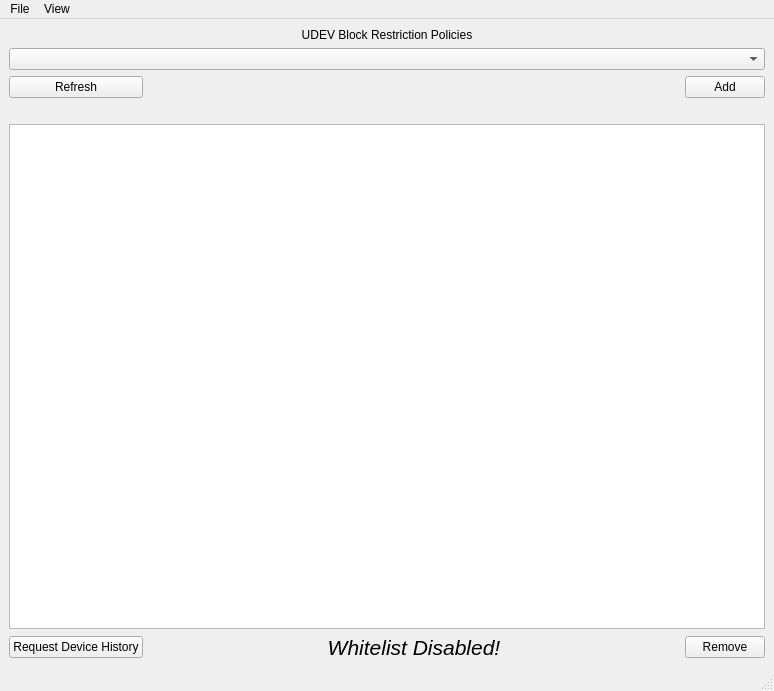
<?xml version="1.0" encoding="UTF-8"?>
<ui version="4.0">
 <class>MainWindow</class>
 <widget class="QMainWindow" name="MainWindow">
  <property name="geometry">
   <rect>
    <x>0</x>
    <y>0</y>
    <width>774</width>
    <height>691</height>
   </rect>
  </property>
  <property name="minimumSize">
   <size>
    <width>774</width>
    <height>691</height>
   </size>
  </property>
  <property name="windowTitle">
   <string>MainWindow</string>
  </property>
  <widget class="QWidget" name="centralwidget">
   <layout class="QGridLayout" name="gridLayout_2">
    <item row="0" column="0">
     <layout class="QGridLayout" name="gridLayout">
      <property name="sizeConstraint">
       <enum>QLayout::SetDefaultConstraint</enum>
      </property>
      <item row="2" column="0" colspan="3">
       <widget class="QComboBox" name="comboBox_AvailableDevices"/>
      </item>
      <item row="5" column="0" colspan="2">
       <spacer name="horizontalSpacer_2">
        <property name="orientation">
         <enum>Qt::Horizontal</enum>
        </property>
        <property name="sizeHint" stdset="0">
         <size>
          <width>40</width>
          <height>20</height>
         </size>
        </property>
       </spacer>
      </item>
      <item row="4" column="0">
       <widget class="QPushButton" name="pushRefresh">
        <property name="text">
         <string>Refresh</string>
        </property>
       </widget>
      </item>
      <item row="4" column="2">
       <widget class="QPushButton" name="pushButton_Add">
        <property name="text">
         <string>Add</string>
        </property>
       </widget>
      </item>
      <item row="4" column="1">
       <spacer name="horizontalSpacer">
        <property name="orientation">
         <enum>Qt::Horizontal</enum>
        </property>
        <property name="sizeHint" stdset="0">
         <size>
          <width>40</width>
          <height>20</height>
         </size>
        </property>
       </spacer>
      </item>
      <item row="6" column="0" colspan="3">
       <widget class="QListWidget" name="listWidget_Whitelist"/>
      </item>
      <item row="7" column="0">
       <widget class="QPushButton" name="button_Request">
        <property name="text">
         <string>Request Device History</string>
        </property>
       </widget>
      </item>
      <item row="7" column="2">
       <widget class="QPushButton" name="pushButton_Remove">
        <property name="text">
         <string>Remove</string>
        </property>
       </widget>
      </item>
      <item row="0" column="0" colspan="3">
       <widget class="QLabel" name="label">
        <property name="text">
         <string>UDEV Block Restriction Policies</string>
        </property>
        <property name="alignment">
         <set>Qt::AlignCenter</set>
        </property>
       </widget>
      </item>
      <item row="7" column="1">
       <widget class="QLabel" name="lbl_whitelist_status">
        <property name="font">
         <font>
          <pointsize>16</pointsize>
          <italic>true</italic>
         </font>
        </property>
        <property name="text">
         <string>Whitelist Disabled!</string>
        </property>
        <property name="alignment">
         <set>Qt::AlignCenter</set>
        </property>
       </widget>
      </item>
     </layout>
    </item>
   </layout>
  </widget>
  <widget class="QStatusBar" name="statusBar">
   <property name="statusTip">
    <string/>
   </property>
  </widget>
  <widget class="QMenuBar" name="menuBar">
   <property name="geometry">
    <rect>
     <x>0</x>
     <y>0</y>
     <width>774</width>
     <height>27</height>
    </rect>
   </property>
   <widget class="QMenu" name="menuView">
    <property name="title">
     <string>View</string>
    </property>
    <addaction name="separator"/>
    <addaction name="actionConfigure"/>
   </widget>
   <widget class="QMenu" name="menuFile">
    <property name="title">
     <string>File</string>
    </property>
    <addaction name="actionEnable_Whitelist"/>
    <addaction name="actionDisable_Whitelist"/>
   </widget>
   <addaction name="menuFile"/>
   <addaction name="menuView"/>
  </widget>
  <action name="actionConfigure">
   <property name="text">
    <string>Configure</string>
   </property>
  </action>
  <action name="actionEnable_Whitelist">
   <property name="text">
    <string>Enable Whitelist</string>
   </property>
  </action>
  <action name="actionDisable_Whitelist">
   <property name="text">
    <string>Disable Whitelist</string>
   </property>
  </action>
 </widget>
 <resources/>
 <connections/>
</ui>
